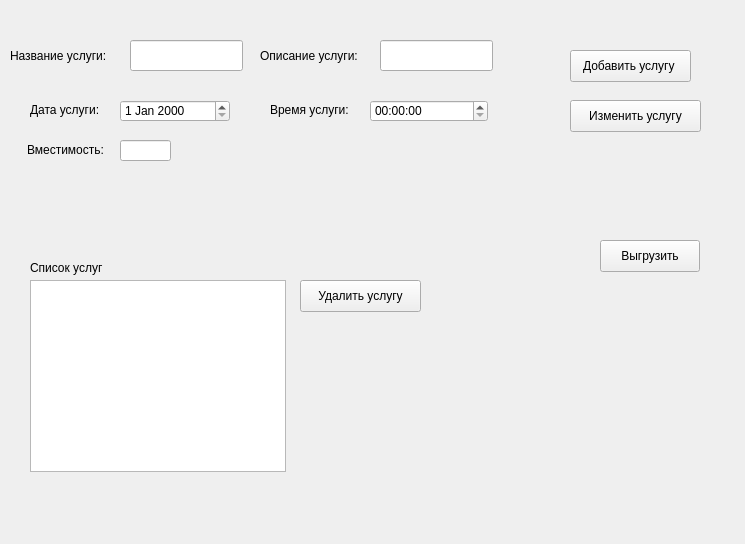
<?xml version="1.0" encoding="UTF-8"?>
<ui version="4.0">
 <class>AgentWindow</class>
 <widget class="QWidget" name="AgentWindow">
  <property name="geometry">
   <rect>
    <x>0</x>
    <y>0</y>
    <width>745</width>
    <height>544</height>
   </rect>
  </property>
  <property name="windowTitle">
   <string>Form</string>
  </property>
  <widget class="QLineEdit" name="serviceNameLineEdit">
   <property name="geometry">
    <rect>
     <x>130</x>
     <y>40</y>
     <width>113</width>
     <height>31</height>
    </rect>
   </property>
  </widget>
  <widget class="QLineEdit" name="descriptionLineEdit">
   <property name="geometry">
    <rect>
     <x>380</x>
     <y>40</y>
     <width>113</width>
     <height>31</height>
    </rect>
   </property>
  </widget>
  <widget class="QLabel" name="label">
   <property name="geometry">
    <rect>
     <x>10</x>
     <y>40</y>
     <width>111</width>
     <height>31</height>
    </rect>
   </property>
   <property name="text">
    <string>Название услуги:</string>
   </property>
  </widget>
  <widget class="QLabel" name="label_2">
   <property name="geometry">
    <rect>
     <x>260</x>
     <y>40</y>
     <width>111</width>
     <height>31</height>
    </rect>
   </property>
   <property name="text">
    <string>Описание услуги:</string>
   </property>
  </widget>
  <widget class="QDateEdit" name="serviceDateEdit">
   <property name="geometry">
    <rect>
     <x>120</x>
     <y>100</y>
     <width>110</width>
     <height>22</height>
    </rect>
   </property>
  </widget>
  <widget class="QTimeEdit" name="serviceTimeEdit">
   <property name="geometry">
    <rect>
     <x>370</x>
     <y>100</y>
     <width>118</width>
     <height>22</height>
    </rect>
   </property>
  </widget>
  <widget class="QLabel" name="label_3">
   <property name="geometry">
    <rect>
     <x>30</x>
     <y>100</y>
     <width>81</width>
     <height>20</height>
    </rect>
   </property>
   <property name="text">
    <string>Дата услуги:</string>
   </property>
  </widget>
  <widget class="QLabel" name="label_4">
   <property name="geometry">
    <rect>
     <x>270</x>
     <y>100</y>
     <width>91</width>
     <height>20</height>
    </rect>
   </property>
   <property name="text">
    <string>Время услуги:</string>
   </property>
  </widget>
  <widget class="QLineEdit" name="capacityLineEdit">
   <property name="geometry">
    <rect>
     <x>120</x>
     <y>140</y>
     <width>51</width>
     <height>21</height>
    </rect>
   </property>
  </widget>
  <widget class="QLabel" name="label_5">
   <property name="geometry">
    <rect>
     <x>27</x>
     <y>140</y>
     <width>91</width>
     <height>20</height>
    </rect>
   </property>
   <property name="text">
    <string>Вместимость: </string>
   </property>
  </widget>
  <widget class="QTableWidget" name="serviceTableWidget">
   <property name="geometry">
    <rect>
     <x>30</x>
     <y>280</y>
     <width>256</width>
     <height>192</height>
    </rect>
   </property>
  </widget>
  <widget class="QLabel" name="label_6">
   <property name="geometry">
    <rect>
     <x>30</x>
     <y>260</y>
     <width>91</width>
     <height>16</height>
    </rect>
   </property>
   <property name="text">
    <string>Список услуг</string>
   </property>
  </widget>
  <widget class="QPushButton" name="addServiceButton">
   <property name="geometry">
    <rect>
     <x>570</x>
     <y>50</y>
     <width>121</width>
     <height>32</height>
    </rect>
   </property>
   <property name="text">
    <string>Добавить услугу </string>
   </property>
  </widget>
  <widget class="QPushButton" name="editServiceButton">
   <property name="geometry">
    <rect>
     <x>570</x>
     <y>100</y>
     <width>131</width>
     <height>32</height>
    </rect>
   </property>
   <property name="text">
    <string>Изменить услугу</string>
   </property>
  </widget>
  <widget class="QPushButton" name="deleteServiceButton">
   <property name="geometry">
    <rect>
     <x>300</x>
     <y>280</y>
     <width>121</width>
     <height>32</height>
    </rect>
   </property>
   <property name="text">
    <string>Удалить услугу</string>
   </property>
  </widget>
  <widget class="QPushButton" name="exportBookingsButton">
   <property name="geometry">
    <rect>
     <x>600</x>
     <y>240</y>
     <width>100</width>
     <height>32</height>
    </rect>
   </property>
   <property name="text">
    <string>Выгрузить</string>
   </property>
  </widget>
 </widget>
 <resources/>
 <connections/>
</ui>
